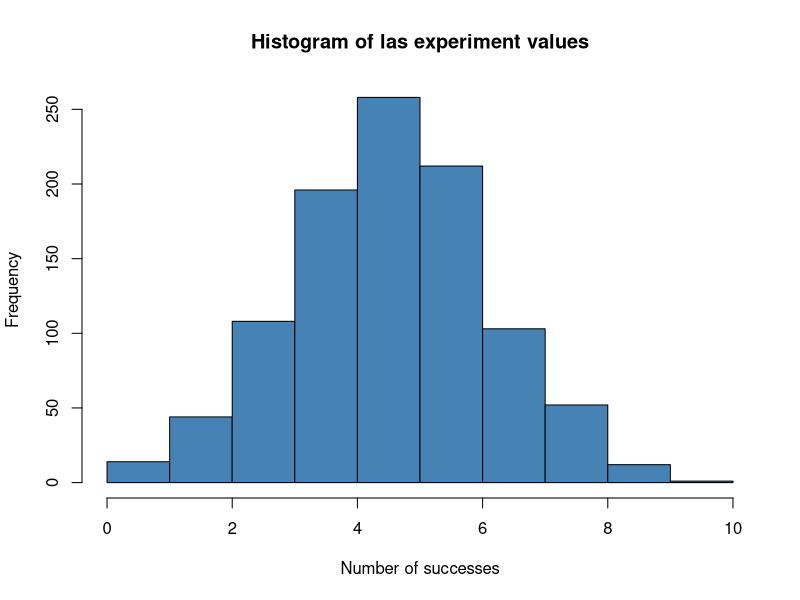
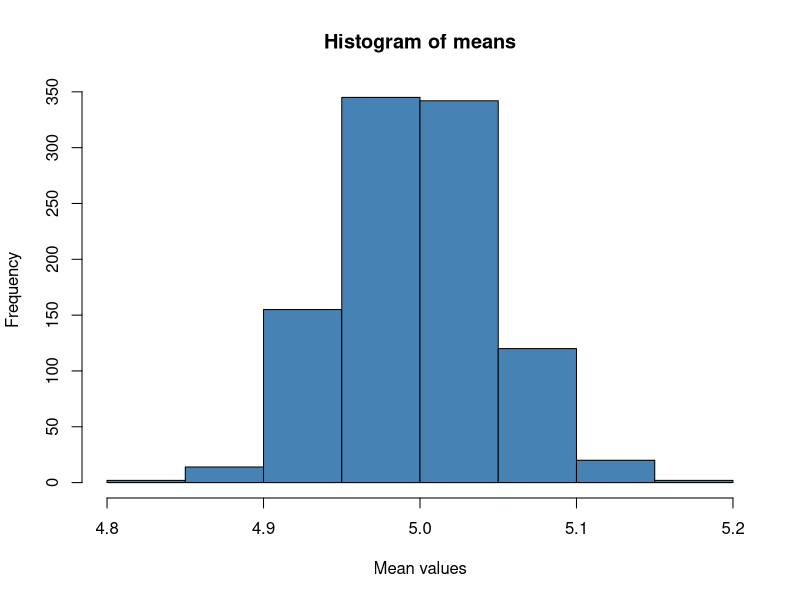

Generate these figures, in order, with R: (Note: this script raises an error after producing the figures.)
# Statistics CBW 2022

library("ggplot2")

# Central Limit Theorem

# Set random seed
set.seed(123)

# Simulate rolling a dice 10 times, and count the number of 3's observed
rbinom(1, 10, 1/6)

# Simulate 10 students rolling a dice 10 times, count the number of 3's you observed
rbinom(10, 10, 1/6) 

# Set the number of points and experiments
n <- 1000

# Initialize the vector of standardized sample means
means <- rep(0, n)
means_std <- rep(0, n)

# Sample from distribution
for (i in 1:n) {
      
      # Throw 10 times a dice
      x <- rbinom(n, 10, 0.5)
      
      # Compute mean value
      means[i] <- mean(x)
      means_std[i] <- sqrt(n) * mean(x)
      
}

# Plot means as histogram
hist(x,
     main = "Histogram of las experiment values",
     xlab = paste("Number of successes"),
     ylab = paste("Frequency"),
     col = "steelblue")

hist(means,
     main = "Histogram of means",
     xlab = paste("Mean values"),
     ylab = paste("Frequency"),
     col = "steelblue")

# Overlay normal distribution N(0,1)
curve(dnorm(means_std),
      lwd = 2,
      add = TRUE,
      col = "darkred")
